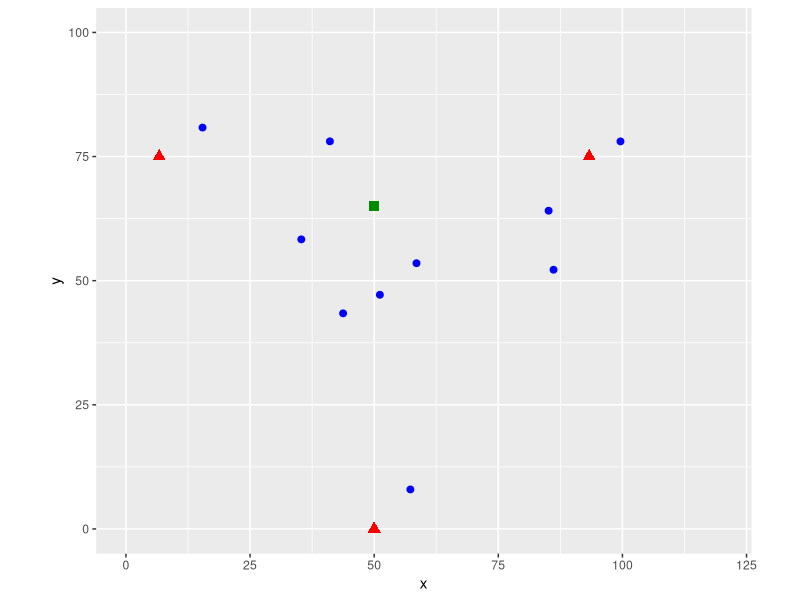
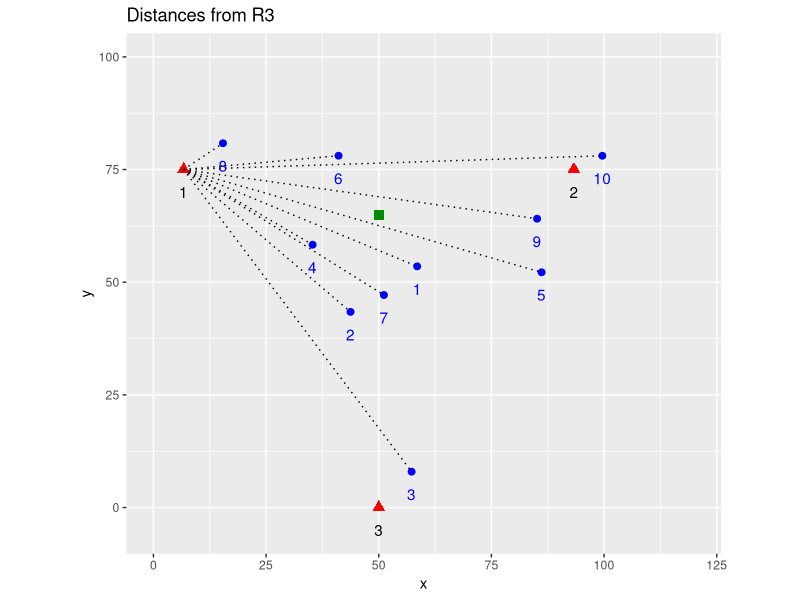
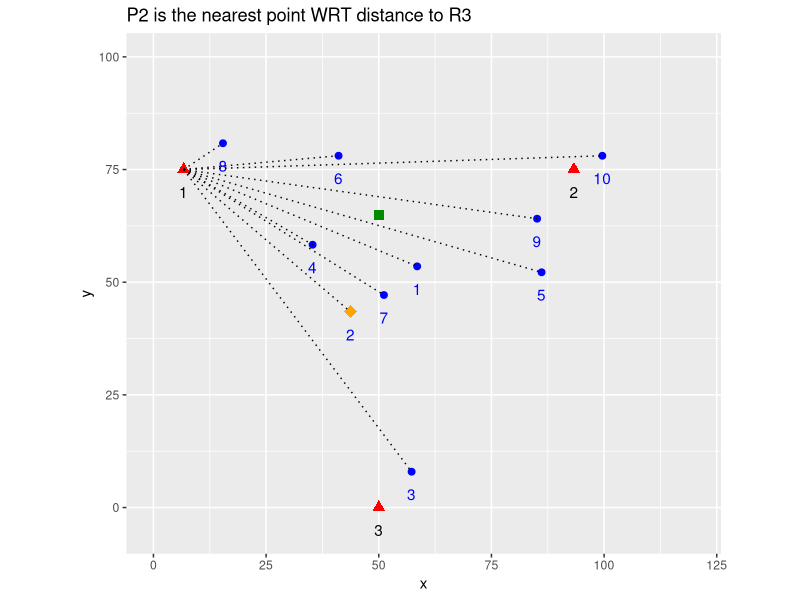
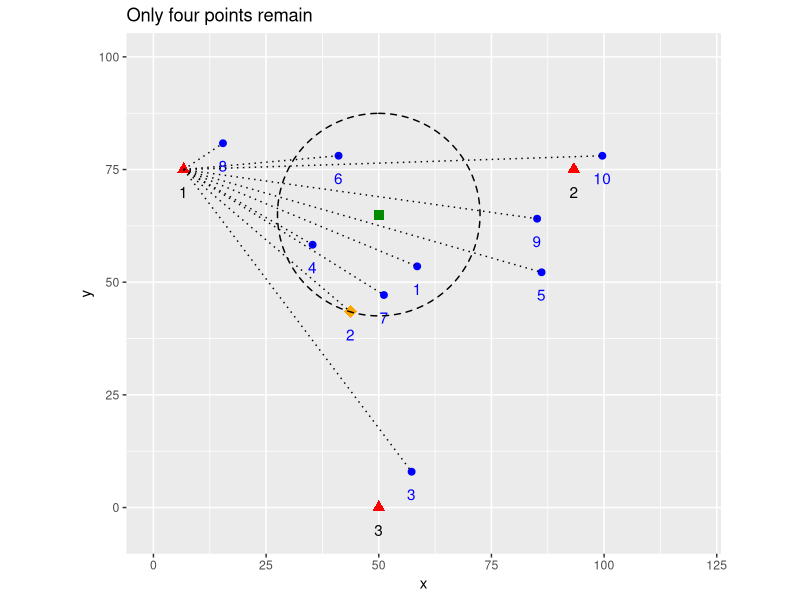
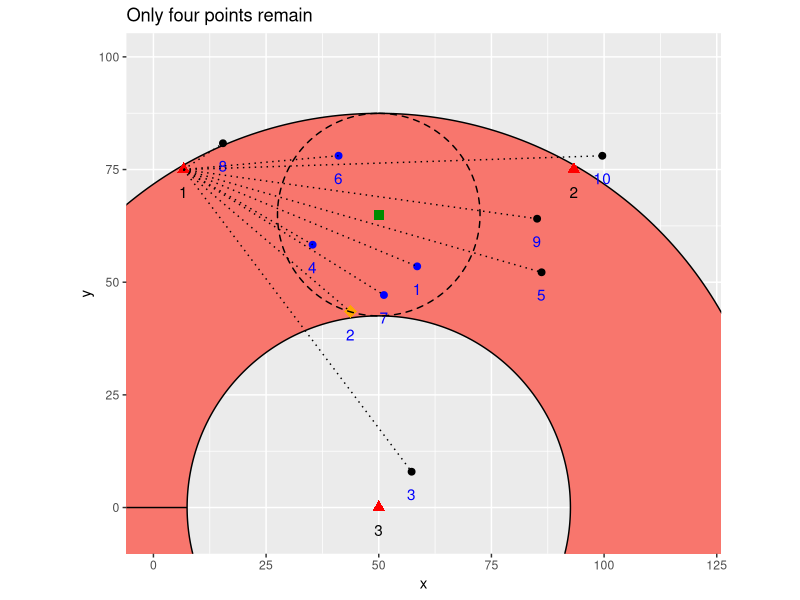
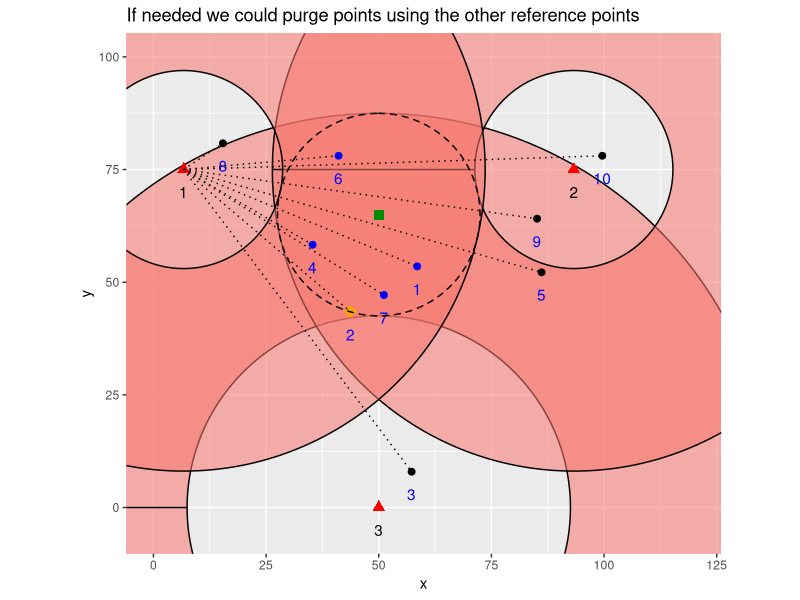
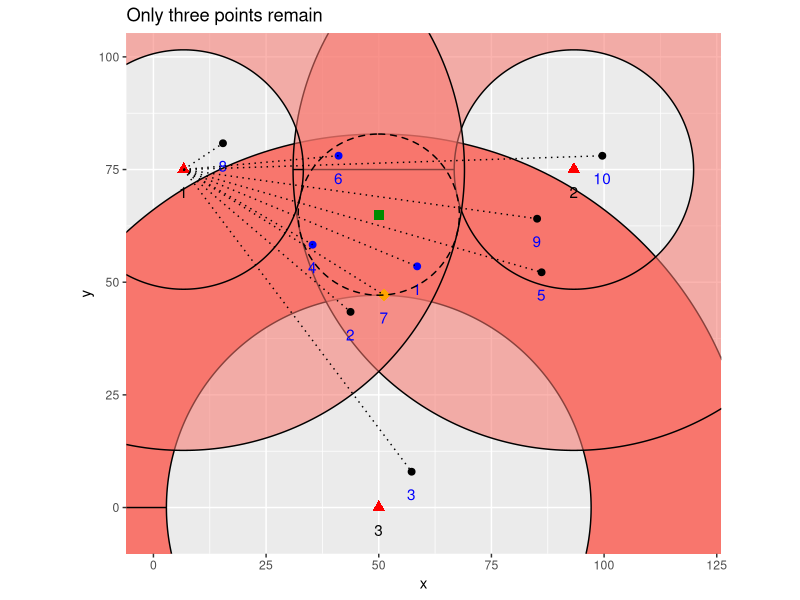
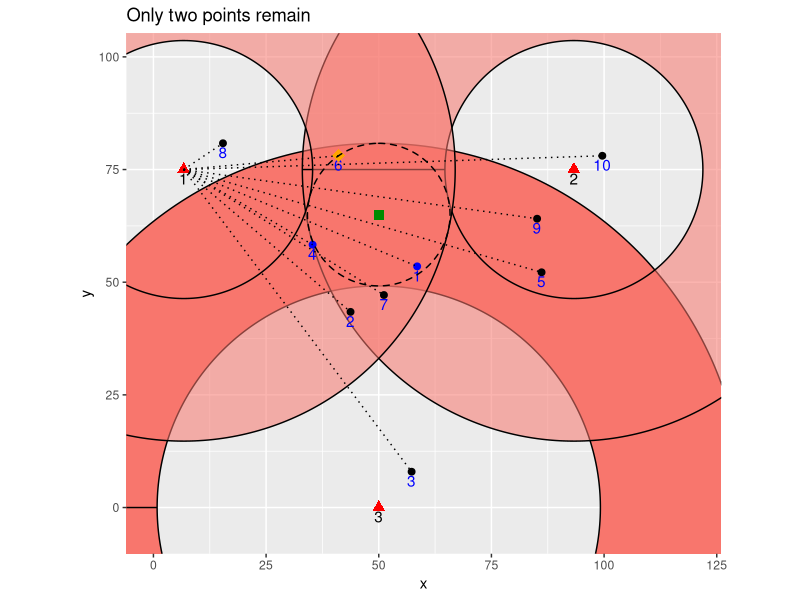

The R source for these figures, in order:
library(ggplot2)

setwd("~/repos/TrilaterationIndex")

data <- read.csv('./data/point_sample_10.csv')
data <- data[,-1]
data

refpoints <- read.csv('./data/sample_ref_points.csv')
refpoints <- refpoints[c(3,2,1),-1]
row.names(refpoints) <- c(1,2,3)
names(refpoints) <- c('A', 'x', 'y')
refpoints$A <- c(1,2,3)
refpoints

querypoint <- data.frame(array(c(50, 65), dim=c(1,2)))
names(querypoint) <- c('x', 'y')
querypoint

ggplot() +
  geom_point(data=data, mapping=aes(x=x, y=y), color="blue", size=2) +
  geom_point(data=refpoints[0:3,], mapping=aes(x=x, y=y), color="red", shape="triangle", size=3) +
  geom_point(data=querypoint, mapping=aes(x=x,y=y), color="green4", shape="square", size=3) +
  coord_fixed(ratio = 1, xlim=c(0,120), ylim=c(0, 100))


ref_lines = data.frame(x=refpoints[1, 'x'], y=refpoints[1,'y'], xend=data[,'x'], yend=data[,'y'])
ref_lines

ggplot() +
  geom_point(data=data, mapping=aes(x=x, y=y), color="blue", size=2) +
  geom_text(data=data, aes(x=x, y=y, label=rownames(data)), nudge_y = -5, color="blue") +
  geom_point(data=refpoints[0:3,], mapping=aes(x=x, y=y), color="red", shape="triangle", size=3) +
  geom_text(data=refpoints[0:3,], aes(x=x, y=y, label=A), nudge_y = -5) +
  geom_point(data=querypoint, mapping=aes(x=x,y=y), color="green4", shape="square", size=3) +
  geom_segment(data=ref_lines, mapping=aes(x=x, y=y, xend=xend, yend=yend), linetype="dotted") +
  coord_fixed(ratio = 1, xlim=c(0,120), ylim=c(-5, 100)) +
  ggtitle("Distances from R3")

r3dist = apply(ref_lines, 1, function(x) sqrt((x[3]-x[1])^2 + (x[4]-x[2])^2))
data$r3dist <- r3dist
data <- data[order(data$r3dist),]
data

r1dist = apply(data, 1, function(x) sqrt((x[1] - refpoints[1,'x'])^2 + (x[2] - refpoints[1, 'y'])^2))
data$r1dist <- r1dist

r2dist = apply(data, 1, function(x) sqrt((x[1] - refpoints[2,'x'])^2 + (x[2] - refpoints[2, 'y'])^2))
data$r2dist <- r2dist

data

qdists = apply(refpoints, 1, function(x) sqrt((querypoint$x - x[2])^2 + (querypoint$y - x[3])^2))
qdists <- data.frame(array(qdists, dim=c(1,3)))
names(qdists) <- c('r1dist', 'r2dist', 'r3dist')
querypoint <- cbind(querypoint, qdists)
querypoint


#---------------------

ggplot() +
  geom_point(data=data, mapping=aes(x=x, y=y), color="blue", size=2) +
  geom_text(data=data, aes(x=x, y=y, label=rownames(data)), nudge_y = -5, color="blue") +
  geom_point(data=refpoints[0:3,], mapping=aes(x=x, y=y), color="red", shape="triangle", size=3) +
  geom_text(data=refpoints[0:3,], aes(x=x, y=y, label=A), nudge_y = -5) +
  geom_point(data=querypoint, mapping=aes(x=x,y=y), color="green4", shape="square", size=3) +
  geom_point(data=data[rownames(data)==2,], aes(x=x, y=y), color="orange", shape="diamond", size=4) +
  geom_segment(data=ref_lines, mapping=aes(x=x, y=y, xend=xend, yend=yend), linetype="dotted") +
  coord_fixed(ratio = 1, xlim=c(0,120), ylim=c(-5, 100)) +
  ggtitle("P2 is the nearest point WRT distance to R3")

data[rownames(data) %in% c(2,4,7), ]

myDist <- function(x, y) {
  # x and y must be 2D points -- (x,y) tuples i.e.: x <- c(1,2) y <- c(3,4)
  d <- sqrt((x[[1]]-y[[1]])^2+(x[[2]]-y[[2]])^2)
  return(d)
}


#------------------------
qp2dist <- myDist(c(querypoint$x, querypoint$y), c(data[rownames(data)==2, 'x'], data[rownames(data)==2, 'y']))
library(ggforce)
ggplot() +
  geom_point(data=data, mapping=aes(x=x, y=y), color="blue", size=2) +
  geom_text(data=data, aes(x=x, y=y, label=rownames(data)), nudge_y = -5, color="blue") +
  geom_point(data=refpoints[0:3,], mapping=aes(x=x, y=y), color="red", shape="triangle", size=3) +
  geom_text(data=refpoints[0:3,], aes(x=x, y=y, label=A), nudge_y = -5) +
  geom_point(data=querypoint, mapping=aes(x=x,y=y), color="green4", shape="square", size=3) +
  geom_point(data=data[rownames(data)==2,], aes(x=x, y=y), color="orange", shape="diamond", size=4) +
#  geom_point(data=data[rownames(data) %in% c(4, 7),], aes(x=x, y=y), color="pink", size=4) +
  geom_circle(aes(x0=x, y0=y, r=qp2dist), data=querypoint, linetype="dashed") +
  geom_segment(data=ref_lines, mapping=aes(x=x, y=y, xend=xend, yend=yend), linetype="dotted") +
  coord_fixed(ratio = 1, xlim=c(0,120), ylim=c(-5, 100)) +
  ggtitle("Only four points remain")


#------------------------

qp2dist <- myDist(c(querypoint$x, querypoint$y), c(data[rownames(data)==2, 'x'], data[rownames(data)==2, 'y']))
library(ggforce)
ggplot() +
  geom_arc_bar(data=refpoints[3,],
               aes(x0=x,y0=y,
                   r0=querypoint$r3dist - qp2dist,
                   r=querypoint$r3dist + qp2dist,
                   start=-pi/2, end=1.5*pi, fill=TRUE)) +
  geom_point(data=data[rownames(data) %in% c(1,7,4,6),], mapping=aes(x=x, y=y), color="blue", size=2) +
  geom_point(data=data[!rownames(data) %in% c(1,7,4,6),], mapping=aes(x=x, y=y), color="black", size=2) +
  geom_text(data=data, aes(x=x, y=y, label=rownames(data)), nudge_y = -5, color="blue") +
  geom_point(data=refpoints[0:3,], mapping=aes(x=x, y=y), color="red", shape="triangle", size=3) +
  geom_text(data=refpoints[0:3,], aes(x=x, y=y, label=A), nudge_y = -5) +
  geom_point(data=querypoint, mapping=aes(x=x,y=y), color="green4", shape="square", size=3) +
  geom_point(data=data[rownames(data)==2,], aes(x=x, y=y), color="orange", shape="diamond", size=4) +
  #  geom_point(data=data[rownames(data) %in% c(4, 7),], aes(x=x, y=y), color="pink", size=4) +
  geom_circle(aes(x0=x, y0=y, r=qp2dist), data=querypoint, linetype="dashed") +
  geom_segment(data=ref_lines, mapping=aes(x=x, y=y, xend=xend, yend=yend), linetype="dotted") +
  coord_fixed(ratio = 1, xlim=c(0,120), ylim=c(-5, 100)) +
  ggtitle("Only four points remain") +
  theme(legend.position = "none")

#------------------------
qp2dist <- myDist(c(querypoint$x, querypoint$y), c(data[rownames(data)==2, 'x'], data[rownames(data)==2, 'y']))
library(ggforce)
ggplot() +
  geom_arc_bar(data=refpoints[3,],
               aes(x0=x,y0=y,
                   r0=querypoint$r3dist - qp2dist,
                   r=querypoint$r3dist + qp2dist,
                   start=-pi/2, end=1.5*pi, fill=TRUE, alpha=0.5)) +
  geom_arc_bar(data=refpoints[2,],
               aes(x0=x,y0=y,
                   r0=querypoint$r2dist - qp2dist,
                   r=querypoint$r2dist + qp2dist,
                   start=-pi/2, end=1.5*pi, fill=TRUE, alpha=0.5)) +
  geom_arc_bar(data=refpoints[1,],
               aes(x0=x,y0=y,
                   r0=querypoint$r1dist - qp2dist,
                   r=querypoint$r1dist + qp2dist,
                   start=-pi/2, end=1.5*pi, fill=TRUE, alpha=0.5)) +
  geom_point(data=data[rownames(data) %in% c(1,7,4,6),], mapping=aes(x=x, y=y), color="blue", size=2) +
  geom_point(data=data[!rownames(data) %in% c(1,7,4,6),], mapping=aes(x=x, y=y), color="black", size=2) +
  geom_text(data=data, aes(x=x, y=y, label=rownames(data)), nudge_y = -5, color="blue") +
  geom_point(data=refpoints[0:3,], mapping=aes(x=x, y=y), color="red", shape="triangle", size=3) +
  geom_text(data=refpoints[0:3,], aes(x=x, y=y, label=A), nudge_y = -5) +
  geom_point(data=querypoint, mapping=aes(x=x,y=y), color="green4", shape="square", size=3) +
  geom_point(data=data[rownames(data)==2,], aes(x=x, y=y), color="orange", shape="diamond", size=4) +
  #  geom_point(data=data[rownames(data) %in% c(4, 7),], aes(x=x, y=y), color="pink", size=4) +
  geom_circle(aes(x0=x, y0=y, r=qp2dist), data=querypoint, linetype="dashed") +
  geom_segment(data=ref_lines, mapping=aes(x=x, y=y, xend=xend, yend=yend), linetype="dotted") +
  coord_fixed(ratio = 1, xlim=c(0,120), ylim=c(-5, 100)) +
  ggtitle("If needed we could purge points using the other reference points") +
  theme(legend.position = "none")


#-----------------------

data2 = data[rownames(data) %in% c(1,2,4,7,6),]

# p7 is the next closest point; see that querypoint$r3dist (44.44) is
# closer to data$r3dist for p7 (52.44) than p6 (34.52)

qp7dist <- myDist(c(querypoint$x, querypoint$y), c(data[rownames(data)==7, 'x'], data[rownames(data)==7, 'y']))

ggplot() +
  geom_arc_bar(data=refpoints[3,],
               aes(x0=x,y0=y,
                   r0=querypoint$r3dist - qp7dist,
                   r=querypoint$r3dist + qp7dist,
                   start=-pi/2, end=1.5*pi, fill=TRUE)) +
  geom_arc_bar(data=refpoints[2,],
               aes(x0=x,y0=y,
                   r0=querypoint$r2dist - qp7dist,
                   r=querypoint$r2dist + qp7dist,
                   start=-pi/2, end=1.5*pi, fill=TRUE, alpha=0.5)) +
  geom_arc_bar(data=refpoints[1,],
               aes(x0=x,y0=y,
                   r0=querypoint$r1dist - qp7dist,
                   r=querypoint$r1dist + qp7dist,
                   start=-pi/2, end=1.5*pi, fill=TRUE, alpha=0.5)) +
  geom_point(data=data[rownames(data) %in% c(1,4,6),], mapping=aes(x=x, y=y), color="blue", size=2) +
  geom_point(data=data[!rownames(data) %in% c(1,4,6),], mapping=aes(x=x, y=y), color="black", size=2) +
  geom_text(data=data, aes(x=x, y=y, label=rownames(data)), nudge_y = -5, color="blue") +
  geom_point(data=refpoints[0:3,], mapping=aes(x=x, y=y), color="red", shape="triangle", size=3) +
  geom_text(data=refpoints[0:3,], aes(x=x, y=y, label=A), nudge_y = -5) +
  geom_point(data=querypoint, mapping=aes(x=x,y=y), color="green4", shape="square", size=3) +
  geom_point(data=data[rownames(data)==7,], aes(x=x, y=y), color="orange", shape="diamond", size=4) +
  #  geom_point(data=data[rownames(data) %in% c(4, 7),], aes(x=x, y=y), color="pink", size=4) +
  geom_circle(aes(x0=x, y0=y, r=qp7dist), data=querypoint, linetype="dashed") +
  
  geom_segment(data=ref_lines, mapping=aes(x=x, y=y, xend=xend, yend=yend), linetype="dotted") +
  coord_fixed(ratio = 1, xlim=c(0,120), ylim=c(-5, 100)) +
  ggtitle("Only three points remain") +
  theme(legend.position = "none")


#-----------------------

# p7 is the next closest point; see that querypoint$r3dist (44.44) is
# closer to data$r3dist for p7 (52.44) than p6 (34.52)

qp6dist <- myDist(c(querypoint$x, querypoint$y), c(data[rownames(data)==6, 'x'], data[rownames(data)==6, 'y']))

ggplot() +
  geom_arc_bar(data=refpoints[3,],
               aes(x0=x,y0=y,
                   r0=querypoint$r3dist - qp6dist,
                   r=querypoint$r3dist + qp6dist,
                   start=-pi/2, end=1.5*pi, fill=TRUE)) +
  geom_arc_bar(data=refpoints[2,],
               aes(x0=x,y0=y,
                   r0=querypoint$r2dist - qp6dist,
                   r=querypoint$r2dist + qp6dist,
                   start=-pi/2, end=1.5*pi, fill=TRUE, alpha=0.5)) +
  geom_arc_bar(data=refpoints[1,],
               aes(x0=x,y0=y,
                   r0=querypoint$r1dist - qp6dist,
                   r=querypoint$r1dist + qp6dist,
                   start=-pi/2, end=1.5*pi, fill=TRUE, alpha=0.5)) +
  geom_point(data=data[rownames(data) %in% c(1,4),], mapping=aes(x=x, y=y), color="blue", size=2) +
  geom_point(data=data[!rownames(data) %in% c(1,4),], mapping=aes(x=x, y=y), color="black", size=2) +
  geom_text(data=data, aes(x=x, y=y, label=rownames(data)), nudge_y = -2, color="blue") +
  geom_point(data=refpoints[0:3,], mapping=aes(x=x, y=y), color="red", shape="triangle", size=3) +
  geom_text(data=refpoints[0:3,], aes(x=x, y=y, label=A), nudge_y = -2) +
  geom_point(data=querypoint, mapping=aes(x=x,y=y), color="green4", shape="square", size=3) +
  geom_point(data=data[rownames(data)==6,], aes(x=x, y=y), color="orange", shape="diamond", size=4) +
  #  geom_point(data=data[rownames(data) %in% c(4, 7),], aes(x=x, y=y), color="pink", size=4) +
  geom_circle(aes(x0=x, y0=y, r=qp6dist), data=querypoint, linetype="dashed") +
  geom_segment(data=ref_lines, mapping=aes(x=x, y=y, xend=xend, yend=yend), linetype="dotted") +
  coord_fixed(ratio = 1, xlim=c(0,120), ylim=c(-5, 100)) +
  ggtitle("Only two points remain") +
  theme(legend.position = "none")


ggplot() +
  geom_arc_bar(data=refpoints[3,],
               aes(x0=x,y0=y,
                   r0=querypoint$r3dist - qp6dist,
                   r=querypoint$r3dist + qp6dist,
                   start=-pi/2, end=1.5*pi, fill=TRUE)) +
  # geom_arc_bar(data=refpoints[2,],
  #              aes(x0=x,y0=y,
  #                  r0=querypoint$r2dist - qp6dist,
  #                  r=querypoint$r2dist + qp6dist,
  #                  start=-pi/2, end=1.5*pi, fill=TRUE, alpha=0.5)) +
  # geom_arc_bar(data=refpoints[1,],
  #              aes(x0=x,y0=y,
  #                  r0=querypoint$r1dist - qp6dist,
  #                  r=querypoint$r1dist + qp6dist,
  #                  start=-pi/2, end=1.5*pi, fill=TRUE, alpha=0.5)) +
  geom_point(data=data[rownames(data) %in% c(1,4),], mapping=aes(x=x, y=y), color="blue", size=2) +
  geom_point(data=data[!rownames(data) %in% c(1,4),], mapping=aes(x=x, y=y), color="black", size=2) +
  geom_text(data=data, aes(x=x, y=y, label=rownames(data)), nudge_y = -2, color="blue") +
  geom_point(data=refpoints[0:3,], mapping=aes(x=x, y=y), color="red", shape="triangle", size=3) +
  geom_text(data=refpoints[0:3,], aes(x=x, y=y, label=A), nudge_y = -2) +
  geom_point(data=querypoint, mapping=aes(x=x,y=y), color="green4", shape="square", size=3) +
  geom_point(data=data[rownames(data)==6,], aes(x=x, y=y), color="orange", shape="diamond", size=4) +
  #  geom_point(data=data[rownames(data) %in% c(4, 7),], aes(x=x, y=y), color="pink", size=4) +
  geom_circle(aes(x0=x, y0=y, r=qp6dist), data=querypoint, linetype="dashed") +
  geom_segment(data=ref_lines, mapping=aes(x=x, y=y, xend=xend, yend=yend), linetype="dotted") +
  coord_fixed(ratio = 1,
              xlim=c(querypoint$x - qp2dist, querypoint$x + qp2dist),
              ylim=c(querypoint$y - qp2dist, querypoint$y + qp2dist)) +
  ggtitle("Zoom - Only two points remain") +
  theme(legend.position = "none")


qp4dist <- myDist(c(querypoint$x, querypoint$y), c(data[rownames(data)==4, 'x'], data[rownames(data)==4, 'y']))
qp1dist <- myDist(c(querypoint$x, querypoint$y), c(data[rownames(data)==1, 'x'], data[rownames(data)==1, 'y']))
qp1dist

